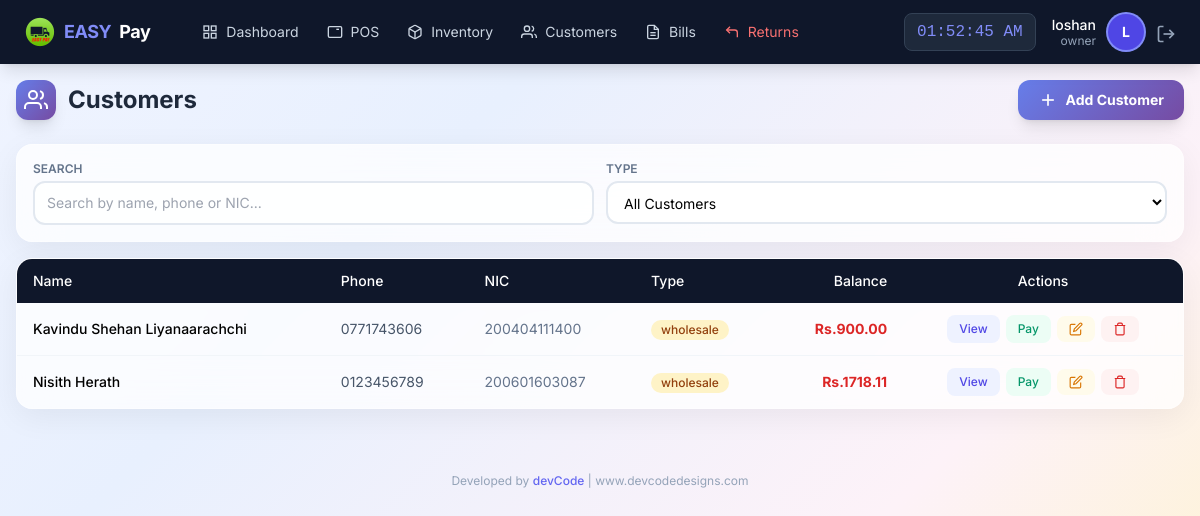
/customer/list (signed in), run on an earlier commit of the app's database.
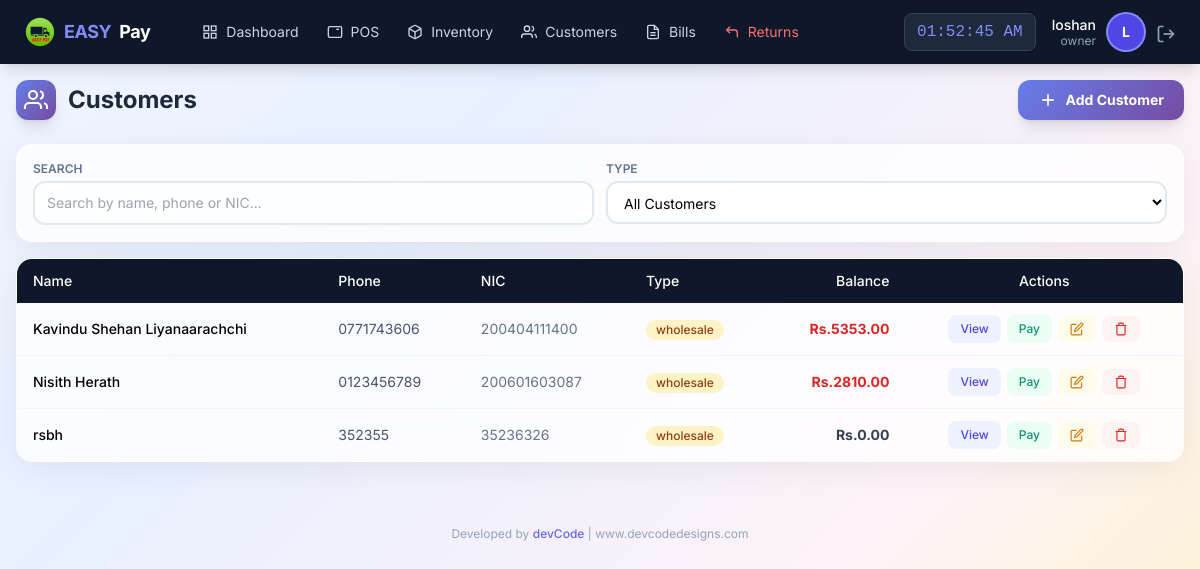
And on a later commit of the database.
### app/models/user.py (models this page shows, shortened)
class User(UserMixin, db.Model):
    __tablename__ = 'users'
    id = db.Column(db.Integer, primary_key=True)
    username = db.Column(db.String(50), unique=True, nullable=False)
    email = db.Column(db.String(120), unique=True, nullable=False)
    password_hash = db.Column(db.String(255), nullable=False)
    role = db.Column(db.String(20), default='staff')  # owner, manager, staff
    is_active = db.Column(db.Boolean, default=True)
    created_at = db.Column(db.DateTime, default=datetime.now)
    last_login = db.Column(db.DateTime)
    orders = db.relationship('Order', backref='cashier_rel', lazy=True, foreign_keys='Order.user_id')

### app/models/customer.py (models this page shows, shortened)
class Customer(db.Model):
    __tablename__ = 'customers'
    id = db.Column(db.Integer, primary_key=True)
    name = db.Column(db.String(100), nullable=False)
    phone = db.Column(db.String(20), unique=True, nullable=False)
    email = db.Column(db.String(120))
    address = db.Column(db.Text)
    nic = db.Column(db.String(20), unique=True, nullable=False)  # National ID Card - mandatory & unique
    customer_type = db.Column(db.String(20), default='retail')
    balance = db.Column(db.Float, default=0.0)
    total_purchases = db.Column(db.Float, default=0.0)
    total_paid = db.Column(db.Float, default=0.0)
    is_active = db.Column(db.Boolean, default=True)
    notes = db.Column(db.Text)
    created_at = db.Column(db.DateTime, default=datetime.now)
    updated_at = db.Column(db.DateTime, default=datetime.now, onupdate=datetime.now)
    orders = db.relationship('Order', backref='customer_rel', lazy=True)
    payments = db.relationship('Payment', backref='customer_rel', lazy=True)

### app/routes/customer.py (the view)
@customer_bp.route('/list')
@login_required
def list_customers():
    customers = Customer.query.filter_by(is_active=True).order_by(Customer.customer_type, Customer.name).all()
    return render_template('customer/list.html', customers=customers)

### app/models/user.py (called while the page is built)
@login_manager.user_loader
def load_user(user_id):
    return User.query.get(int(user_id))

### app/templates/customer/list.html (shortened to what this page needs)
{% extends "base.html" %}
{% block content %}
<div class="max-w-7xl mx-auto px-2 sm:px-4 py-3 sm:py-4">
    <div class="flex flex-col sm:flex-row justify-between items-start sm:items-center gap-2 sm:gap-3 mb-4 sm:mb-6">
        <h1 class="text-lg sm:text-2xl font-bold text-slate-800 flex items-center gap-2 sm:gap-3">
            <span class="w-8 h-8 sm:w-10 sm:h-10 gradient-indigo rounded-lg sm:rounded-xl flex items-center justify-center shadow-lg flex-shrink-0">
                <svg class="w-4 h-4 sm:w-6 sm:h-6 text-white" viewBox="0 0 24 24" fill="none" stroke="currentColor" stroke-width="2">
                    <path d="M17 21v-2a4 4 0 0 0-4-4H5a4 4 0 0 0-4 4v2"></path>
                    <circle cx="9" cy="7" r="4"></circle>
                    <path d="M23 21v-2a4 4 0 0 0-3-3.87"></path>
                    <path d="M16 3.13a4 4 0 0 1 0 7.75"></path>
                </svg>
            </span>
            <span class="xs:hidden">Customers</span>
        </h1>
        <button onclick="showAddCustomer()" class="gradient-indigo text-white px-3 sm:px-5 py-2 sm:py-2.5 rounded-xl font-bold hover:opacity-90 transition flex items-center gap-1.5 sm:gap-2 shadow-lg text-xs sm:text-sm w-full sm:w-auto justify-center">
            <svg class="w-4 h-4 sm:w-5 sm:h-5" viewBox="0 0 24 24" fill="none" stroke="currentColor" stroke-width="2">
                <line x1="12" y1="5" x2="12" y2="19"></line>
                <line x1="5" y1="12" x2="19" y2="12"></line>
            </svg>
            Add Customer
        </button>
    </div>
    <div class="glass-card rounded-xl sm:rounded-2xl p-3 sm:p-4 mb-3 sm:mb-4">
        <div class="grid grid-cols-1 sm:grid-cols-2 gap-2 sm:gap-3">
            <div>
                <label class="block text-[10px] sm:text-xs font-semibold text-slate-500 uppercase mb-1">Search</label>
                <input type="text" id="custSearch" class="w-full border-2 border-slate-200 rounded-lg sm:rounded-xl px-2 sm:px-3 py-1.5 sm:py-2.5 text-xs sm:text-sm bg-white/80 focus:border-indigo-400 focus:outline-none"
                       placeholder="Search by name, phone or NIC..." onkeyup="filterTable()">
            </div>
            <div>
                <label class="block text-[10px] sm:text-xs font-semibold text-slate-500 uppercase mb-1">Type</label>
                <select id="typeFilter" class="w-full border-2 border-slate-200 rounded-lg sm:rounded-xl px-2 sm:px-3 py-1.5 sm:py-2.5 text-xs sm:text-sm bg-white/80 focus:border-indigo-400 focus:outline-none" onchange="filterTable()">
                    <option value="all">All Customers</option>
                </select>
            </div>
        </div>
    </div>
    <div class="hidden lg:block glass-card rounded-2xl overflow-hidden">
        <div class="overflow-x-auto">
            <table class="w-full text-sm" id="custTable">
                <thead>
                    <tr class="bg-slate-900 text-white">
                        <th class="px-4 py-3 text-left font-medium">Name</th>
                        <th class="px-4 py-3 text-left font-medium">Phone</th>
                        <th class="px-4 py-3 text-left font-medium">NIC</th>
                        <th class="px-4 py-3 text-left font-medium">Type</th>
                        <th class="px-4 py-3 text-right font-medium">Balance</th>
                        <th class="px-4 py-3 text-center font-medium">Actions</th>
                    </tr>
                </thead>
                <tbody class="divide-y divide-slate-100">
                    {% for customer in customers %}
                    <tr class="hover:bg-slate-50 transition customer-row" data-type="{{ customer.customer_type }}">
                        <td class="px-4 py-3 font-medium">{{ customer.name }}</td>
                        <td class="px-4 py-3 text-slate-600">{{ customer.phone }}</td>
                        <td class="px-4 py-3 text-slate-500">{{ customer.nic or '-' }}</td>
                        <td class="px-4 py-3">
                            <span class="inline-flex items-center px-2.5 py-0.5 rounded-full text-xs font-medium {{ 'bg-amber-100 text-amber-800' if customer.customer_type == 'wholesale' else 'bg-blue-100 text-blue-800' }}">
                                {{ customer.customer_type }}
                            </span>
                        </td>
                        <td class="px-4 py-3 text-right font-bold {{ 'text-red-600' if customer.balance > 0 else 'text-slate-700' }}">Rs.{{ "%.2f"|format(customer.balance) }}</td>
                        <td class="px-4 py-3">
                            <div class="flex items-center justify-center gap-1.5">
                                <button onclick="viewCustomer({{ customer.id }})" class="px-3 py-1.5 bg-indigo-50 text-indigo-600 text-xs font-medium rounded-lg hover:bg-indigo-100">View</button>
                                <button onclick="showPayment({{ customer.id }}, '{{ customer.name }}', {{ customer.balance }})" class="px-3 py-1.5 bg-emerald-50 text-emerald-600 text-xs font-medium rounded-lg hover:bg-emerald-100">Pay</button>
                                {% if current_user.role in ['owner','manager'] %}
                                <button onclick="editCustomer({{ customer.id }})" class="px-3 py-1.5 bg-amber-50 text-amber-600 text-xs font-medium rounded-lg hover:bg-amber-100">
                                    <svg class="w-3.5 h-3.5" viewBox="0 0 24 24" fill="none" stroke="currentColor" stroke-width="2"><path d="M11 4H4a2 2 0 0 0-2 2v14a2 2 0 0 0 2 2h14a2 2 0 0 0 2-2v-7"></path><path d="M18.5 2.5a2.121 2.121 0 0 1 3 3L12 15l-4 1 1-4 9.5-9.5z"></path></svg>
                                </button>
                                {% endif %}
                                {% if current_user.role in ['owner','manager'] %}
                                <button onclick="confirmDelete({{ customer.id }}, '{{ customer.name }}')" class="px-3 py-1.5 bg-red-50 text-red-600 text-xs font-medium rounded-lg hover:bg-red-100">
                                    <svg class="w-3.5 h-3.5" viewBox="0 0 24 24" fill="none" stroke="currentColor" stroke-width="2"><polyline points="3 6 5 6 21 6"></polyline><path d="M19 6v14a2 2 0 0 1-2 2H7a2 2 0 0 1-2-2V6m3 0V4a2 2 0 0 1 2-2h4a2 2 0 0 1 2 2v2"></path></svg>
                                </button>
                                {% endif %}
                            </div>
                        </td>
                    </tr>
                    {% else %}
                    <tr><td colspan="6" class="px-4 py-8 text-center text-slate-400">No customers found</td></tr>
                    {% endfor %}
                </tbody>
            </table>
        </div>
    </div>
</div>
{% endblock %}

### app/templates/base.html (shortened to what this page needs)
<!DOCTYPE html>
<html lang="en">
<head>
    <script src="https://cdn.tailwindcss.com"></script>
</head>
<body class="bg-slate-100 min-h-screen">
    <nav class="bg-slate-900 text-white shadow-lg fixed top-0 left-0 right-0 z-50">
        <div class="flex justify-between items-center px-4 lg:px-6 h-16">
            <div class="flex items-center gap-6">
                <a href="{{ url_for('pos.dashboard') }}" class="flex items-center gap-2 text-lg font-bold tracking-tight">
                    <img src="{{ url_for('static', filename='img/easypay-logo.png') }}"
                        alt="EASY PAY"
                        class="w-8 h-8 object-contain">
                    <span class="text-indigo-400">EASY</span>Pay
                </a>
                {% if current_user.is_authenticated %}
                <div class="hidden lg:flex items-center gap-1 ml-4">
                    <a href="{{ url_for('pos.dashboard') }}" class="nav-link px-3 py-2 text-sm text-slate-300 hover:text-white flex items-center gap-2">
                        <svg class="icon-sm" viewBox="0 0 24 24" fill="none" stroke="currentColor" stroke-width="2">
                            <rect x="3" y="3" width="7" height="7"></rect><rect x="14" y="3" width="7" height="7"></rect>
                            <rect x="14" y="14" width="7" height="7"></rect><rect x="3" y="14" width="7" height="7"></rect>
                        </svg>
                        Dashboard
                    </a>
                    <a href="{{ url_for('pos.terminal') }}" class="nav-link px-3 py-2 text-sm text-slate-300 hover:text-white flex items-center gap-2">
                        <svg class="icon-sm" viewBox="0 0 24 24" fill="none" stroke="currentColor" stroke-width="2">
                            <rect x="2" y="4" width="20" height="16" rx="2"></rect>
                            <line x1="6" y1="8" x2="6" y2="8"></line><line x1="10" y1="8" x2="10" y2="8"></line>
                            <line x1="14" y1="8" x2="18" y2="8"></line>
                        </svg>
                        POS
                    </a>
                    {% if current_user.role in ['owner','manager'] %}
                    <a href="{{ url_for('inventory.manage') }}" class="nav-link px-3 py-2 text-sm text-slate-300 hover:text-white flex items-center gap-2">
                        Inventory
                    </a>
                    {% endif %}
                    <a href="{{ url_for('customer.list_customers') }}" class="nav-link px-3 py-2 text-sm text-slate-300 hover:text-white flex items-center gap-2">
                        <svg class="icon-sm" viewBox="0 0 24 24" fill="none" stroke="currentColor" stroke-width="2">
                            <path d="M17 21v-2a4 4 0 0 0-4-4H5a4 4 0 0 0-4 4v2"></path>
                            <circle cx="9" cy="7" r="4"></circle>
                            <path d="M23 21v-2a4 4 0 0 0-3-3.87"></path>
                            <path d="M16 3.13a4 4 0 0 1 0 7.75"></path>
                        </svg>
                        Customers
                    </a>
                    <a href="{{ url_for('pos.bills') }}" class="nav-link px-3 py-2 text-sm text-slate-300 hover:text-white flex items-center gap-2">
                        <svg class="icon-sm" viewBox="0 0 24 24" fill="none" stroke="currentColor" stroke-width="2">
                            <path d="M14 2H6a2 2 0 0 0-2 2v16a2 2 0 0 0 2 2h12a2 2 0 0 0 2-2V8z"></path>
                            <polyline points="14 2 14 8 20 8"></polyline>
                            <line x1="16" y1="13" x2="8" y2="13"></line><line x1="16" y1="17" x2="8" y2="17"></line>
                        </svg>
                        Bills
                    </a>
                    <a href="{{ url_for('pos.returns') }}" class="nav-link px-3 py-2 text-sm text-red-400 hover:text-red-300 flex items-center gap-2">
                        <svg class="icon-sm" viewBox="0 0 24 24" fill="none" stroke="currentColor" stroke-width="2">
                            <polyline points="9 14 4 9 9 4"></polyline>
                            <path d="M20 20v-7a4 4 0 0 0-4-4H4"></path>
                        </svg>
                        Returns
                    </a>
                </div>
                {% endif %}
            </div>
            {% if current_user.is_authenticated %}
            <div class="flex items-center gap-4">
                <span id="liveClock" class="hidden sm:block text-base font-mono bg-slate-800 px-3 py-1.5 rounded-lg text-indigo-400 border border-slate-700"></span>
                <div class="flex items-center gap-3">
                    <div class="hidden sm:block text-right">
                        <p class="text-sm font-medium leading-tight">{{ current_user.username }}</p>
                        <p class="text-xs text-slate-400 leading-tight">{{ current_user.role }}</p>
                    </div>
                    <div class="w-9 h-9 bg-indigo-600 rounded-full flex items-center justify-center text-sm font-bold ring-2 ring-indigo-400">
                        {{ current_user.username[0]|upper }}
                    </div>
                    <a href="{{ url_for('auth.logout') }}" class="text-slate-400 hover:text-red-400 transition" title="Logout">
                        <svg class="icon" viewBox="0 0 24 24" fill="none" stroke="currentColor" stroke-width="2">
                            <path d="M9 21H5a2 2 0 0 1-2-2V5a2 2 0 0 1 2-2h4"></path>
                            <polyline points="16 17 21 12 16 7"></polyline>
                            <line x1="21" y1="12" x2="9" y2="12"></line>
                        </svg>
                    </a>
                </div>
            </div>
            {% endif %}
        </div>
    </nav>
    <div class="pt-16 pb-20 lg:pb-4">
        {% block content %}{% endblock %}
        <footer class="max-w-7xl mx-auto px-4 py-4 text-center text-xs text-slate-400 mt-8">
            Developed by <a href="https://www.devcodedesigns.com" target="_blank" class="text-indigo-500 hover:text-indigo-700 font-medium">devCode</a> | www.devcodedesigns.com
        </footer>
    </div>
</body>
</html>

### app/templates/base.html (style rules this page uses)
body { font-family: 'Inter', system-ui, sans-serif; }
.nav-link { transition: all 0.2s; }
.icon { width: 20px; height: 20px; display: inline-block; vertical-align: middle; }
.icon-sm { width: 16px; height: 16px; }

### app/templates/customer/list.html (style rules this page uses)
body { background: linear-gradient(135deg, #f0f4ff 0%, #e8f0fe 30%, #fdf2f8 70%, #fef3c7 100%); min-height: 100vh; }
.glass-card { background: rgba(255, 255, 255, 0.75); backdrop-filter: blur(20px); -webkit-backdrop-filter: blur(20px); border: 1px solid rgba(255, 255, 255, 0.4); box-shadow: 0 8px 32px rgba(0, 0, 0, 0.06); }
.gradient-indigo { background: linear-gradient(135deg, #667eea 0%, #764ba2 100%); }

What changed in the data, as far as the page shows it:
changed Customer "Kavindu Shehan Liyanaarachchi": balance "900.00" → "5353.00"
changed Customer "Nisith Herath": balance "1718.11" → "2810.00"
added Customer: name "rsbh", phone "352355", nic "35236326", customer_type "wholesale", balance "0.00"
